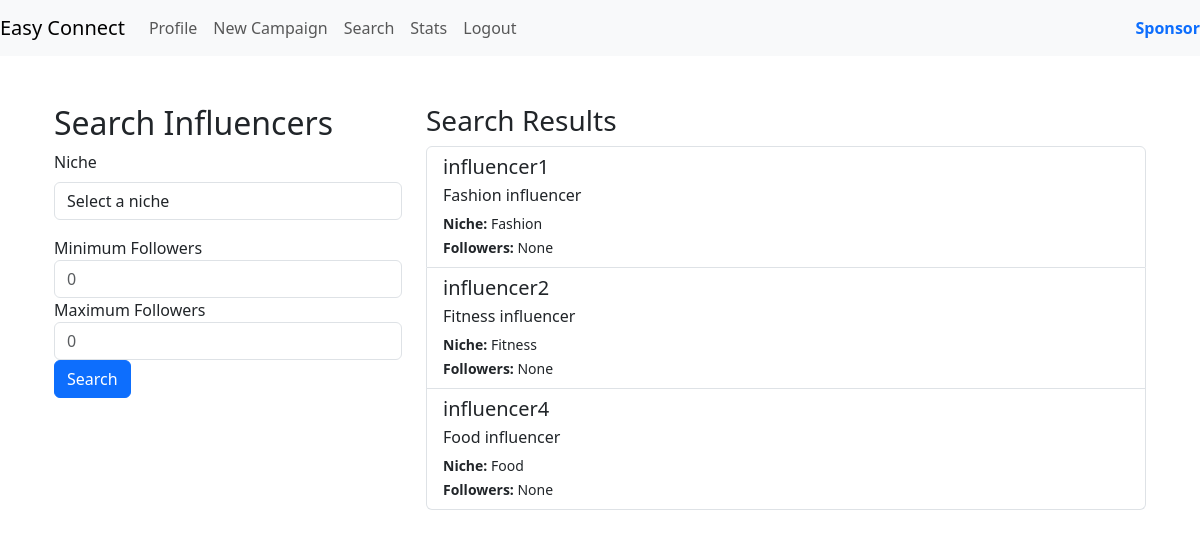
/influencer_search (signed in), run on an earlier commit of the app's database.
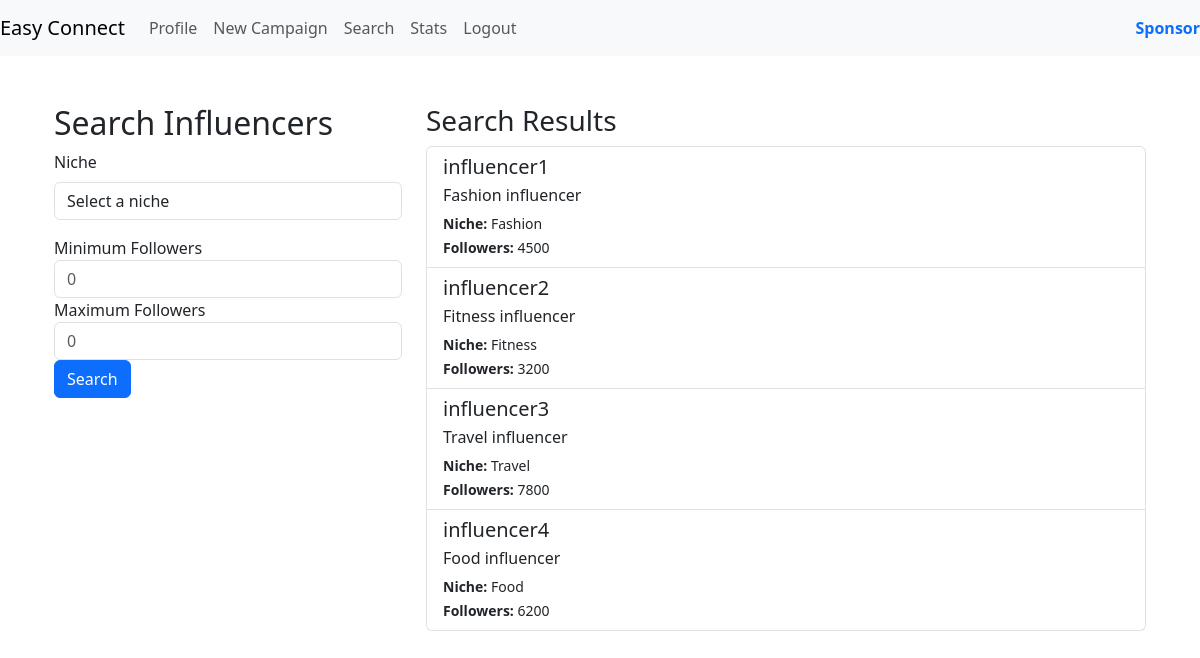
And on a later commit of the database.
### models.py (models this page shows)
class InfluencerProfile(db.Model):
    __tablename__ = 'influencer_profile'
    influencer_id = db.Column(db.Integer, primary_key=True, autoincrement=True)
    id = db.Column(db.Integer, db.ForeignKey('user.id'), nullable=False)
    name = db.Column(db.String(64), nullable=True)
    niche = db.Column(db.String(32))
    followers = db.Column(db.Integer)
    bio = db.Column(db.String(256))
    user = db.relationship('User', backref=db.backref('influencer_profiles', lazy=True))

class User(db.Model):
    __tablename__ = 'user'
    id = db.Column(db.Integer, primary_key=True, autoincrement=True)
    role_id = db.Column(db.Integer, db.ForeignKey('user_role.role_id'), nullable=False)
    username = db.Column(db.String(32), nullable=False, unique=True)
    email_id = db.Column(db.String(64),  nullable=False)
    password = db.Column(db.String(64), nullable=False)
    is_flagged = db.Column(db.Boolean ,default=False)
    role = db.relationship('UserRole', backref=db.backref('users', lazy=True))

### routes.py (the view, shortened to what this page needs)
@app.route('/influencer_search', methods=['GET', 'POST'])
@auth_rep
def sponsor_search():  # will be used by sponsors and admin to search influencers
    if session['role_id'] == 1:
        query = InfluencerProfile.query
    else:
       query = InfluencerProfile.query.join(User).filter(User.is_flagged == False)
    search_results = query.all()
    return render_template('influencer_search.html', search_results=search_results)

### routes.py (called while the page is built)
def auth_rep(func):
    @wraps(func)
    def inner(*args,**kwargs):
        if 'user_id' in session:
            user = User.query.get(session['user_id'])
            if user.is_flagged:
                flash('Your account is flagged and cannot perform this action.', 'error')
                return redirect(url_for('login'))
            return func(*args,**kwargs)
        else:
            flash('You are not logged in,Please login to proceed','error')
            return redirect(url_for('login'))
    return inner

### templates/influencer_search.html (shortened to what this page needs)
{% extends 'layout.html' %}
{% block content %}
<div class="container">
    <div class="row">
        <div class="col-md-4">
            <h2>Search Influencers</h2>
            <form action="{{ url_for('sponsor_search') }}" method="POST">
                <div class="mb-3">
                    <label for="niche" class="form-label">Niche</label>
                    <select id="niche" name="niche" class="form-control">
                        <option value="" disabled selected>Select a niche</option>
                    </select>
                </div>
                <div class="form-group">
                    <label for="min_followers">Minimum Followers</label>
                    <input type="number" name="min_followers" id="min_followers" class="form-control" placeholder="0">
                </div>
                <div class="form-group">
                    <label for="max_followers">Maximum Followers</label>
                    <input type="number" name="max_followers" id="max_followers" class="form-control" placeholder="0">
                </div>
                <button type="submit" class="btn btn-primary">Search</button>
            </form>
        </div>
        <div class="col-md-8">
            <h3>Search Results</h3>
            <div class="list-group">
                {% if search_results %}
                    {% for influencer in search_results %}
                        <a href="{{ url_for('view_profile', user_id=influencer.id) }}" class="list-group-item list-group-item-action">
                            <h5 class="mb-1">{{ influencer.user.username }}</h5>
                            <p class="mb-1">{{ influencer.bio }}</p>
                            <small><strong>Niche:</strong> {{ influencer.niche }}</small><br>
                            <small><strong>Followers:</strong> {{ influencer.followers }}</small>
                        </a>
                    {% endfor %}
                {% else %}
                    <p>No influencers found matching your criteria.</p>
                {% endif %}
            </div>
        </div>
    </div>
</div>
{% endblock %}

What changed in the data, as far as the page shows it:
changed InfluencerProfile "Fashion influencer": followers "None" → "4500"
changed InfluencerProfile "Fitness influencer": followers "None" → "3200"
now on this page (row edited): InfluencerProfile: user.username "influencer3", bio "Travel influencer", niche "Travel", followers "7800"
changed InfluencerProfile "Food influencer": followers "None" → "6200"
